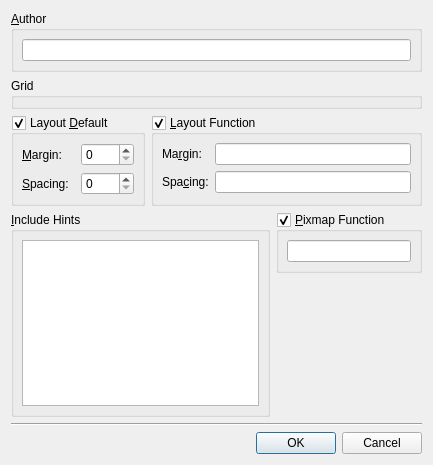
<ui version="4.0" >
 <comment>*********************************************************************
**
** Copyright (C) 2014 Digia Plc and/or its subsidiary(-ies).
** Contact: http://www.qt-project.org/legal
**
** This file is part of the autotests of the Qt Toolkit.
**
** $QT_BEGIN_LICENSE:LGPL21$
** Commercial License Usage
** Licensees holding valid commercial Qt licenses may use this file in
** accordance with the commercial license agreement provided with the
** Software or, alternatively, in accordance with the terms contained in
** a written agreement between you and Digia. For licensing terms and
** conditions see http://qt.digia.com/licensing. For further information
** use the contact form at http://qt.digia.com/contact-us.
**
** GNU Lesser General Public License Usage
** Alternatively, this file may be used under the terms of the GNU Lesser
** General Public License version 2.1 or version 3 as published by the Free
** Software Foundation and appearing in the file LICENSE.LGPLv21 and
** LICENSE.LGPLv3 included in the packaging of this file. Please review the
** following information to ensure the GNU Lesser General Public License
** requirements will be met: https://www.gnu.org/licenses/lgpl.html and
** http://www.gnu.org/licenses/old-licenses/lgpl-2.1.html.
**
** In addition, as a special exception, Digia gives you certain additional
** rights. These rights are described in the Digia Qt LGPL Exception
** version 1.1, included in the file LGPL_EXCEPTION.txt in this package.
**
** $QT_END_LICENSE$
**
*********************************************************************</comment>
 <class>FormWindowSettings</class>
 <widget class="QDialog" name="FormWindowSettings" >
  <property name="geometry" >
   <rect>
    <x>0</x>
    <y>0</y>
    <width>433</width>
    <height>465</height>
   </rect>
  </property>
  <property name="windowTitle" >
   <string>Form Settings</string>
  </property>
  <layout class="QGridLayout" >
   <item row="6" column="0" colspan="2" >
    <widget class="QDialogButtonBox" name="buttonBox" >
     <property name="orientation" >
      <enum>Qt::Horizontal</enum>
     </property>
     <property name="standardButtons" >
      <set>QDialogButtonBox::Cancel|QDialogButtonBox::NoButton|QDialogButtonBox::Ok</set>
     </property>
    </widget>
   </item>
   <item row="5" column="0" colspan="2" >
    <widget class="Line" name="line" >
     <property name="orientation" >
      <enum>Qt::Horizontal</enum>
     </property>
    </widget>
   </item>
   <item row="2" column="0" colspan="2" >
    <layout class="QHBoxLayout" >
     <property name="margin" >
      <number>0</number>
     </property>
     <property name="spacing" >
      <number>6</number>
     </property>
     <item>
      <widget class="QGroupBox" name="layoutDefaultGroupBox" >
       <property name="title" >
        <string>Layout &amp;Default</string>
       </property>
       <property name="checkable" >
        <bool>true</bool>
       </property>
       <layout class="QGridLayout" >
        <property name="margin" >
         <number>8</number>
        </property>
        <property name="spacing" >
         <number>6</number>
        </property>
        <item row="1" column="0" >
         <widget class="QLabel" name="label_2" >
          <property name="text" >
           <string>&amp;Spacing:</string>
          </property>
          <property name="buddy" >
           <cstring>defaultSpacingSpinBox</cstring>
          </property>
         </widget>
        </item>
        <item row="0" column="0" >
         <widget class="QLabel" name="label" >
          <property name="text" >
           <string>&amp;Margin:</string>
          </property>
          <property name="buddy" >
           <cstring>defaultMarginSpinBox</cstring>
          </property>
         </widget>
        </item>
        <item row="1" column="1" >
         <widget class="QSpinBox" name="defaultSpacingSpinBox" />
        </item>
        <item row="0" column="1" >
         <widget class="QSpinBox" name="defaultMarginSpinBox" />
        </item>
       </layout>
      </widget>
     </item>
     <item>
      <widget class="QGroupBox" name="layoutFunctionGroupBox" >
       <property name="title" >
        <string>&amp;Layout Function</string>
       </property>
       <property name="checkable" >
        <bool>true</bool>
       </property>
       <layout class="QGridLayout" >
        <property name="margin" >
         <number>8</number>
        </property>
        <property name="spacing" >
         <number>6</number>
        </property>
        <item row="1" column="1" >
         <widget class="QLineEdit" name="spacingFunctionLineEdit" />
        </item>
        <item row="0" column="1" >
         <widget class="QLineEdit" name="marginFunctionLineEdit" />
        </item>
        <item row="0" column="0" >
         <widget class="QLabel" name="label_3" >
          <property name="text" >
           <string>Ma&amp;rgin:</string>
          </property>
          <property name="buddy" >
           <cstring>marginFunctionLineEdit</cstring>
          </property>
         </widget>
        </item>
        <item row="1" column="0" >
         <widget class="QLabel" name="label_3_2" >
          <property name="text" >
           <string>Spa&amp;cing:</string>
          </property>
          <property name="buddy" >
           <cstring>spacingFunctionLineEdit</cstring>
          </property>
         </widget>
        </item>
       </layout>
      </widget>
     </item>
    </layout>
   </item>
   <item row="0" column="0" colspan="2" >
    <widget class="QGroupBox" name="pixmapFunctionGroupBox_2" >
     <property name="title" >
      <string>&amp;Author</string>
     </property>
     <layout class="QVBoxLayout" >
      <property name="margin" >
       <number>8</number>
      </property>
      <property name="spacing" >
       <number>6</number>
      </property>
      <item>
       <widget class="QLineEdit" name="authorLineEdit" />
      </item>
     </layout>
    </widget>
   </item>
   <item rowspan="2" row="3" column="0" >
    <widget class="QGroupBox" name="includeHintsGroupBox" >
     <property name="title" >
      <string>&amp;Include Hints</string>
     </property>
     <layout class="QVBoxLayout" >
      <property name="margin" >
       <number>8</number>
      </property>
      <property name="spacing" >
       <number>6</number>
      </property>
      <item>
       <widget class="QTextEdit" name="includeHintsTextEdit" />
      </item>
     </layout>
    </widget>
   </item>
   <item row="3" column="1" >
    <layout class="QHBoxLayout" >
     <property name="margin" >
      <number>0</number>
     </property>
     <property name="spacing" >
      <number>6</number>
     </property>
     <item>
      <widget class="QGroupBox" name="pixmapFunctionGroupBox" >
       <property name="title" >
        <string>&amp;Pixmap Function</string>
       </property>
       <property name="checkable" >
        <bool>true</bool>
       </property>
       <layout class="QVBoxLayout" >
        <property name="margin" >
         <number>8</number>
        </property>
        <property name="spacing" >
         <number>6</number>
        </property>
        <item>
         <widget class="QLineEdit" name="pixmapFunctionLineEdit" />
        </item>
       </layout>
      </widget>
     </item>
    </layout>
   </item>
   <item row="4" column="1" >
    <spacer>
     <property name="orientation" >
      <enum>Qt::Vertical</enum>
     </property>
     <property name="sizeHint" >
      <size>
       <width>111</width>
       <height>115</height>
      </size>
     </property>
    </spacer>
   </item>
   <item row="1" column="0" colspan="2" >
    <widget class="qdesigner_internal::GridPanel" name="gridPanel" >
     <property name="title" >
      <string>Grid</string>
     </property>
    </widget>
   </item>
  </layout>
 </widget>
 <customwidgets>
  <customwidget>
   <class>qdesigner_internal::GridPanel</class>
   <extends>QGroupBox</extends>
   <header location="global" >gridpanel_p.h</header>
   <container>1</container>
  </customwidget>
 </customwidgets>
 <tabstops>
  <tabstop>authorLineEdit</tabstop>
  <tabstop>defaultMarginSpinBox</tabstop>
  <tabstop>defaultSpacingSpinBox</tabstop>
  <tabstop>marginFunctionLineEdit</tabstop>
  <tabstop>spacingFunctionLineEdit</tabstop>
  <tabstop>pixmapFunctionLineEdit</tabstop>
 </tabstops>
 <resources/>
 <connections>
  <connection>
   <sender>buttonBox</sender>
   <signal>accepted()</signal>
   <receiver>FormWindowSettings</receiver>
   <slot>accept()</slot>
   <hints>
    <hint type="sourcelabel" >
     <x>294</x>
     <y>442</y>
    </hint>
    <hint type="destinationlabel" >
     <x>150</x>
     <y>459</y>
    </hint>
   </hints>
  </connection>
  <connection>
   <sender>buttonBox</sender>
   <signal>rejected()</signal>
   <receiver>FormWindowSettings</receiver>
   <slot>reject()</slot>
   <hints>
    <hint type="sourcelabel" >
     <x>373</x>
     <y>444</y>
    </hint>
    <hint type="destinationlabel" >
     <x>357</x>
     <y>461</y>
    </hint>
   </hints>
  </connection>
 </connections>
</ui>
